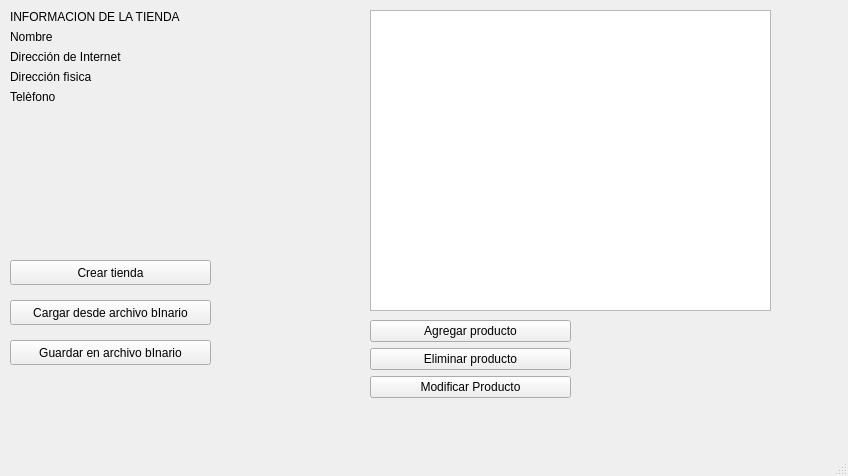
<?xml version="1.0" encoding="UTF-8"?>
<ui version="4.0">
 <class>MainWindow</class>
 <widget class="QMainWindow" name="MainWindow">
  <property name="geometry">
   <rect>
    <x>0</x>
    <y>0</y>
    <width>848</width>
    <height>476</height>
   </rect>
  </property>
  <property name="windowTitle">
   <string>MainWindow</string>
  </property>
  <widget class="QWidget" name="centralwidget">
   <widget class="QWidget" name="formLayoutWidget">
    <property name="geometry">
     <rect>
      <x>10</x>
      <y>10</y>
      <width>351</width>
      <height>121</height>
     </rect>
    </property>
    <layout class="QFormLayout" name="formLayout">
     <item row="1" column="1">
      <widget class="QLabel" name="txt_Nombre">
       <property name="text">
        <string/>
       </property>
      </widget>
     </item>
     <item row="1" column="0">
      <widget class="QLabel" name="label">
       <property name="text">
        <string>Nombre</string>
       </property>
      </widget>
     </item>
     <item row="2" column="0">
      <widget class="QLabel" name="label_3">
       <property name="text">
        <string>Dirección de Internet</string>
       </property>
      </widget>
     </item>
     <item row="3" column="0">
      <widget class="QLabel" name="label_4">
       <property name="text">
        <string>Dirección fìsica</string>
       </property>
      </widget>
     </item>
     <item row="4" column="0">
      <widget class="QLabel" name="label_5">
       <property name="text">
        <string>Telèfono</string>
       </property>
      </widget>
     </item>
     <item row="2" column="1">
      <widget class="QLabel" name="txt_Dinternet">
       <property name="text">
        <string/>
       </property>
      </widget>
     </item>
     <item row="3" column="1">
      <widget class="QLabel" name="txt_Dfisica">
       <property name="text">
        <string/>
       </property>
      </widget>
     </item>
     <item row="4" column="1">
      <widget class="QLabel" name="txt_telefono">
       <property name="text">
        <string/>
       </property>
      </widget>
     </item>
     <item row="0" column="0">
      <widget class="QLabel" name="label_9">
       <property name="text">
        <string>INFORMACION DE LA TIENDA</string>
       </property>
      </widget>
     </item>
    </layout>
   </widget>
   <widget class="QPushButton" name="boton_Cargar">
    <property name="geometry">
     <rect>
      <x>10</x>
      <y>300</y>
      <width>201</width>
      <height>25</height>
     </rect>
    </property>
    <property name="text">
     <string>Cargar desde archivo bInario</string>
    </property>
   </widget>
   <widget class="QPushButton" name="boton_Guardar">
    <property name="geometry">
     <rect>
      <x>10</x>
      <y>340</y>
      <width>201</width>
      <height>25</height>
     </rect>
    </property>
    <property name="text">
     <string>Guardar en archivo bInario</string>
    </property>
   </widget>
   <widget class="QListView" name="listaProdcutos">
    <property name="geometry">
     <rect>
      <x>370</x>
      <y>10</y>
      <width>401</width>
      <height>301</height>
     </rect>
    </property>
   </widget>
   <widget class="QWidget" name="formLayoutWidget_2">
    <property name="geometry">
     <rect>
      <x>370</x>
      <y>320</y>
      <width>201</width>
      <height>95</height>
     </rect>
    </property>
    <layout class="QFormLayout" name="formLayout_2">
     <item row="0" column="0" colspan="2">
      <widget class="QPushButton" name="boton_Agregar">
       <property name="text">
        <string>Agregar producto</string>
       </property>
      </widget>
     </item>
     <item row="2" column="0" colspan="2">
      <widget class="QPushButton" name="boton_Modificar">
       <property name="text">
        <string>Modificar Producto</string>
       </property>
      </widget>
     </item>
     <item row="1" column="0" colspan="2">
      <widget class="QPushButton" name="boton_Eliminar">
       <property name="text">
        <string>Eliminar producto</string>
       </property>
      </widget>
     </item>
    </layout>
   </widget>
   <widget class="QPushButton" name="boton_CrearTienda">
    <property name="geometry">
     <rect>
      <x>10</x>
      <y>260</y>
      <width>201</width>
      <height>25</height>
     </rect>
    </property>
    <property name="text">
     <string>Crear tienda</string>
    </property>
   </widget>
  </widget>
  <widget class="QMenuBar" name="menubar">
   <property name="geometry">
    <rect>
     <x>0</x>
     <y>0</y>
     <width>848</width>
     <height>22</height>
    </rect>
   </property>
  </widget>
  <widget class="QStatusBar" name="statusbar"/>
 </widget>
 <resources/>
 <connections/>
</ui>
